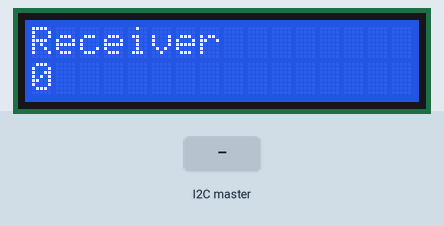
This sketch was run on a simulated Arduino Uno, built with avr-gcc and run on an emulated ATmega328P. Parts: 16×2 character LCD. The test bench sets the inputs (shaded band). What the sketch prints to the serial monitor is not drawn.

Above: at 1.2 s.
1.3 s: the I2C master sends the byte 1
At 2.5 s:
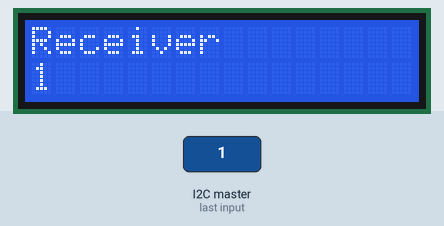
2.8 s: the I2C master sends the byte 2
At 3.7 s:
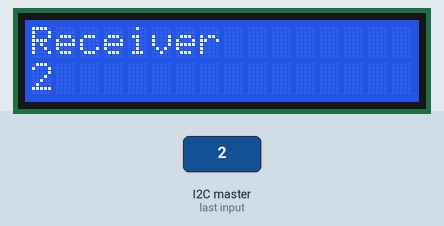
Timing chart, 0 to 5.8 s (numbered marks = the images above; inputs shaded):
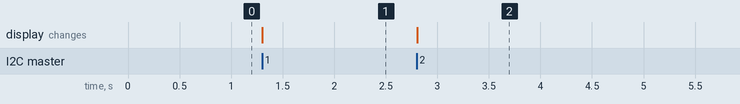

The sketch:

ex2_slave.ino
```cpp
#include <LiquidCrystal.h>

// include I2C library
#include <Wire.h>

int x = 0;
String inputString = ""; // create an empty string to hold the incoming serial data

LiquidCrystal lcd(7, 6, 5, 4, 3, 2);

void setup() {
  // Start i2C slave at address 9
  Wire.begin(9);
 Serial.begin(9600); // implicit serial frame format
  inputString.reserve(200);
  Serial.println("Starting app...");
  // Attach a function to be called when we receive something on the I2C bus
  Wire.onReceive(receiveEvent);
  lcd.begin(16, 2);
  lcd.print("Receiver");
}

void receiveEvent(int bytes) {
  x = Wire.read(); // read I2C received character

}

void loop() {
  lcd.setCursor(0, 1); // display received character
  lcd.print(x);
  Serial.println(x);
}
```

Measured:
- after the input at 1.3 s, the display: changes at once (image 1)
- after the input at 2.8 s, the display: changes at once (image 2)
